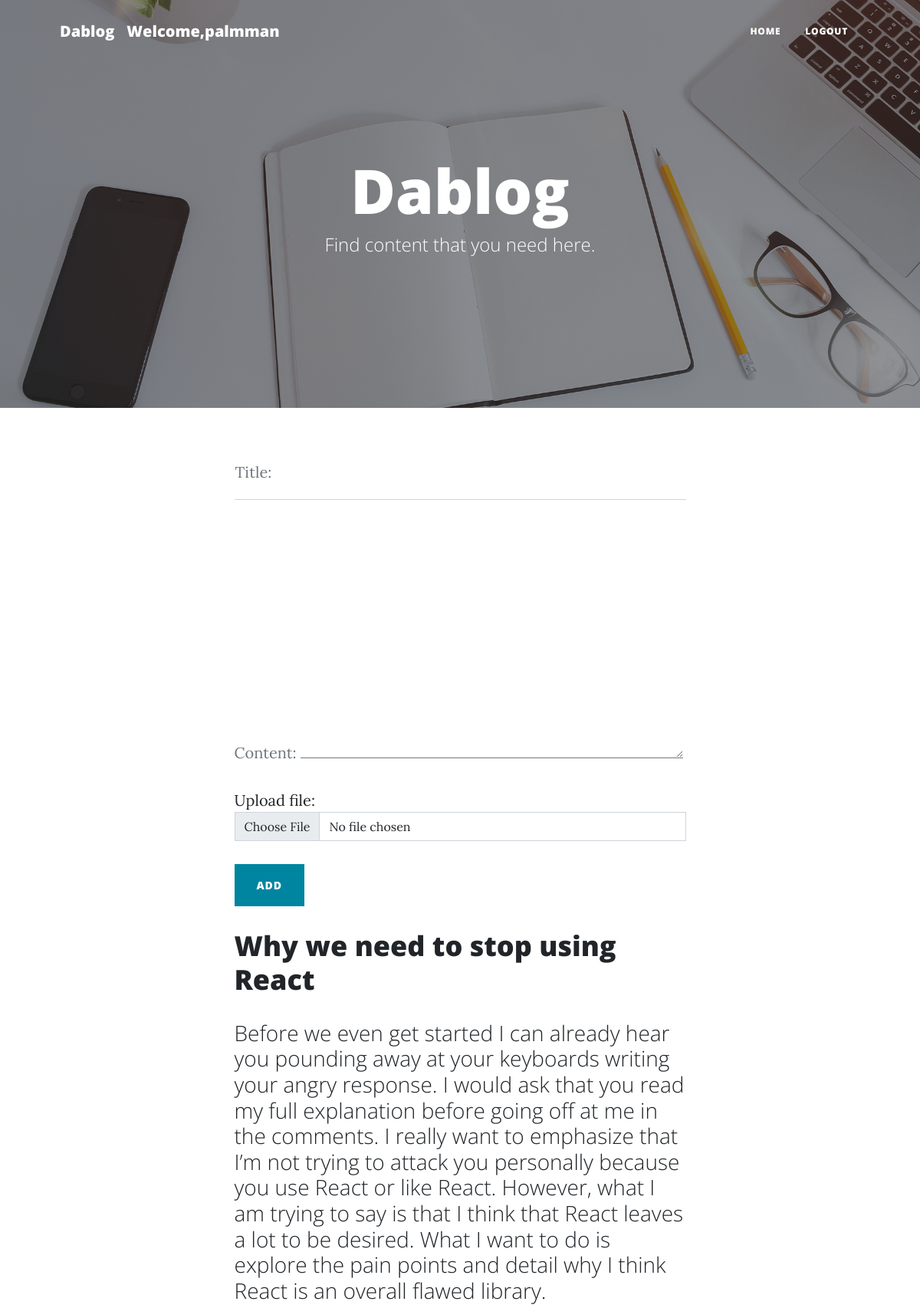
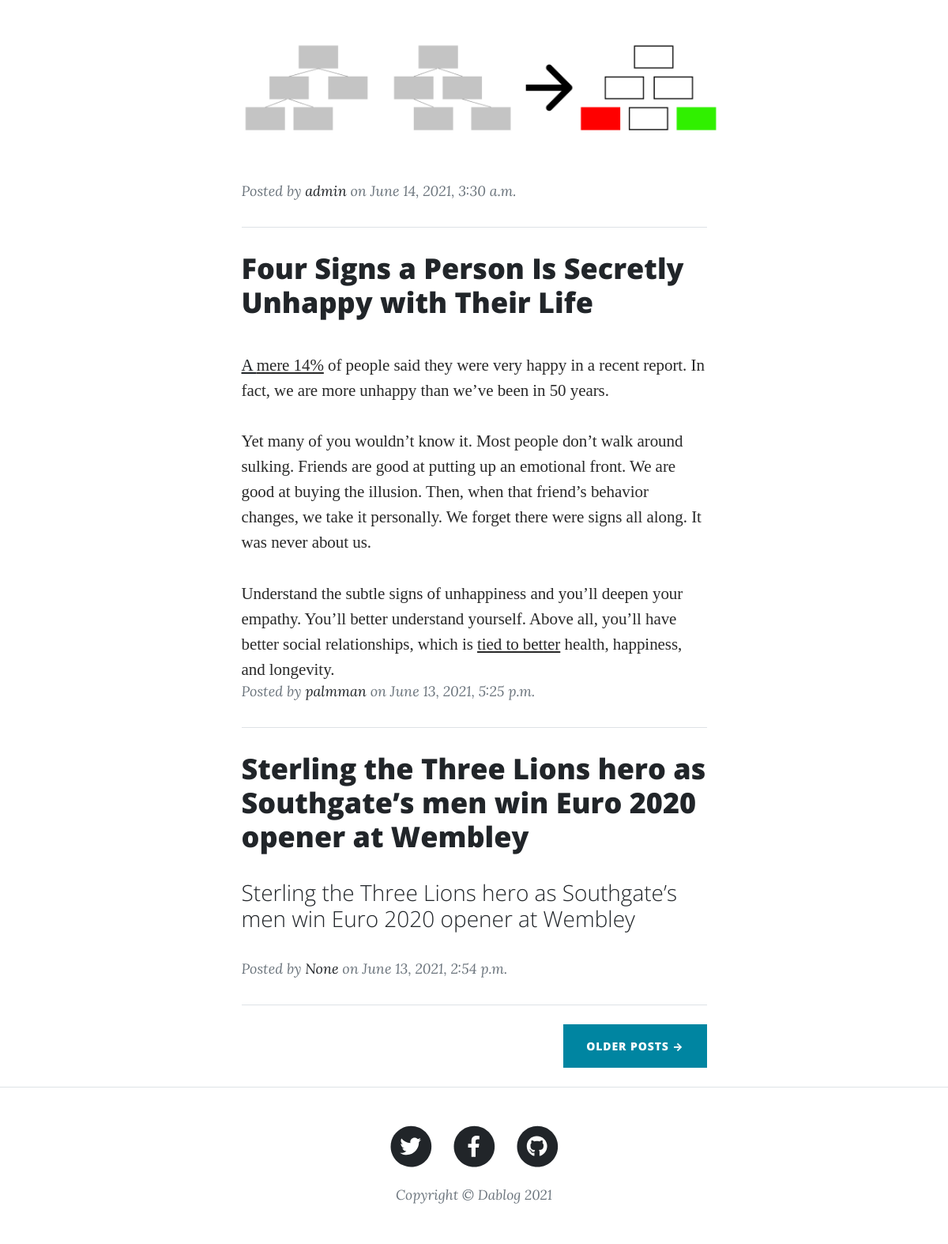
/ (signed in), run on the app's committed database (2 pictures, top to bottom).
### pages/models.py (models this page shows, shortened)
class Account(AbstractBaseUser):
    username = models.CharField(max_length=50, unique=True)
    email = models.EmailField(max_length=100, unique=True)
    name = models.CharField(max_length=99, unique=True)
    date_joined = models.DateTimeField(auto_now_add=True)
    last_login = models.DateTimeField(auto_now_add=True)
    is_admin = models.BooleanField(default=False)
    is_staff = models.BooleanField(default=False)
    is_active = models.BooleanField(default=True)
    is_superadmin = models.BooleanField(default=False)
    USERNAME_FIELD = 'username'
    REQUIRED_FIELDS = [ 'email', 'name' ]
    objects = MyAccountManager()
    def __str__(self):
        return self.username

class Blog(models.Model):
    user = models.ForeignKey(Account, on_delete=models.CASCADE, null=True, blank=True)
    title = models.CharField(max_length=1000)
    content = FroalaField()
    slug = models.SlugField(max_length=1000, null=True, blank=True)
    image = models.ImageField(upload_to='photos/picpost', blank=True)
    date_created = models.DateTimeField(auto_now_add=True)
    updated = models.DateTimeField(auto_now=True)
    class Meta:
        ordering = ['-date_created']

### pages/views.py (the view)
# urls.py: 2. Add a URL to urlpatterns:  path('', views.home, name='home')
def home(request):
    current_user = request.user
    blogs = Blog.objects.all().order_by('-date_created')
    if request.method == 'POST':
            form = AddBlogForm(request.POST)
            if form.is_valid():
                title = request.POST['title']
                content = request.POST['content']
                image = request.FILES.get('image', None)
                blog = Blog.objects.create(user=current_user, title=title, content=content, image=image)
                blog.save()
                messages.success(request, 'Blog Added.')
                return redirect('home')
    else:
        form = AddBlogForm()
    context = {
        'blogs' : blogs,
        'form' : form,
    }
    return render(request, 'home.html', context)

### pages/forms.py
class AddBlogForm(forms.ModelForm):
    class Meta:
        model = Blog
        fields = [ 'content',]

### templates/home.html (shortened to what this page needs)
{% extends 'base.html' %}
{% load static %}
{% block content %}
<header class="masthead" style="background-image: url('{% static 'assets/img/home-bg.jpg' %}')">
    <div class="container position-relative px-4 px-lg-5">
        <div class="row gx-4 gx-lg-5 justify-content-center">
            <div class="col-md-10 col-lg-8 col-xl-7">
                <div class="site-heading">
                    <h1>Dablog</h1>
                    <span class="subheading">Find content that you need here.</span>
                </div>
            </div>
        </div>
    </div>
</header>
<div class="container px-4 px-lg-5">
    <div class="row gx-4 gx-lg-5 justify-content-center">
        <div class="col-md-10 col-lg-8 col-xl-7">
            <form id="contactForm" method="POST" enctype="multipart/form-data">
                <div class="form-floating">
                    <input class="form-control" id="loginUsername" type="text" placeholder="Enter your username" data-sb-validations="required" name="title" />
                    <label for="name">Title:</label>
                </div>
                <div class="form-floating">
                    {{form.as_p}}
                </div>
                <label for="name">Upload file:</label>
                <input class="form-control" id="loginUsername" type="file" placeholder="Enter your username" data-sb-validations="required" name="image" />
                <br>
                {% if request.user.is_authenticated %}
                <button type="submit" class="btn btn-primary text-uppercase">Add</button>
                {% else %}
                <button type="submit" class="btn btn-primary text-uppercase" disabled>Plaese Login</button>
                {% endif %}
            </form>
        </div>
        <div class="col-md-10 col-lg-8 col-xl-7">
            {% for blogs in blogs %}
            <div class="post-preview">
                <a href="{% url 'blog_detail' blogs.slug %}">
                    <h2 class="post-title">{{blogs.title}}</h2>
                    <h3 class="post-subtitle">{{blogs.content|safe}}</h3>
                </a>
                <p class="post-meta">
                    Posted by
                    <a href="#!">{{blogs.user}}</a>
                    on {{blogs.date_created}}
                </p>
            </div>
            <hr class="my-4" />
            {% endfor %}
            <div class="d-flex justify-content-end mb-4"><a class="btn btn-primary text-uppercase" href="#!">Older Posts →</a></div>
        </div>
    </div>
</div>
{% endblock %}

### templates/includes/navbar.html (shortened to what this page needs)
<nav class="navbar navbar-expand-lg navbar-light" id="mainNav">
    <div class="container px-4 px-lg-5">
        <a class="navbar-brand" href="{% url 'home' %}">Dablog</a>
        {% if request.user.is_authenticated %}
            <a class="navbar-brand">Welcome,{{request.user}}</a>
        {% endif %}
        <div class="collapse navbar-collapse" id="navbarResponsive">
            <ul class="navbar-nav ms-auto py-4 py-lg-0">
                <li class="nav-item"><a class="nav-link px-lg-3 py-3 py-lg-4" href="{% url 'home' %}">Home</a></li>
                {% if request.user.is_authenticated %}
                <li class="nav-item"><a class="nav-link px-lg-3 py-3 py-lg-4" href="{% url 'logout' %}">Logout</a></li>
                {% else %}
                <li class="nav-item"><a class="nav-link px-lg-3 py-3 py-lg-4" href="{% url 'login' %}">Login</a></li>
                {% endif %}
            </ul>
        </div>
    </div>
</nav>

### data on the page
Account: user "palmman"
Blog: title "Why we need to stop using React", content "Before we even get started I can already hear you pounding away at your keyboards writing your angry response. I would ask that you read my full explanation before going off at me in the comments. I really want to emphasize that I’m not trying to attack you personally because you use React or like React. However, what I am trying to say is that I think that React leaves a lot to be desired. What I want to do is explore the pain points and detail why I think React is an overall flawed library.", content (picture), user "admin", date_created "June 14, 2021, 3:30 a.m."
Blog: title "Four Signs a Person Is Secretly Unhappy with Their Life", content "A mere 14% of people said they were very happy in a recent report. In fact, we are more unhappy than we’ve been in 50 years. Yet many of you wouldn’t know it. Most people don’t walk around sulking. Friends are good at putting up an emotional front. We are good at buying the illusion. Then, when that friend’s behavior changes, we take it personally. We forget there were signs all along. It was never about us. Understand the subtle signs of unhappiness and you’ll deepen your empathy. You’ll better understand yourself. Above all, you’ll have better social relationships, which is tied to better health, happiness, and longevity.", user "palmman", date_created "June 13, 2021, 5:25 p.m."
Blog: title "Sterling the Three Lions hero as Southgate’s men win Euro 2020 opener at Wembley", content "Sterling the Three Lions hero as Southgate’s men win Euro 2020 opener at Wembley", user "None", date_created "June 13, 2021, 2:54 p.m."
